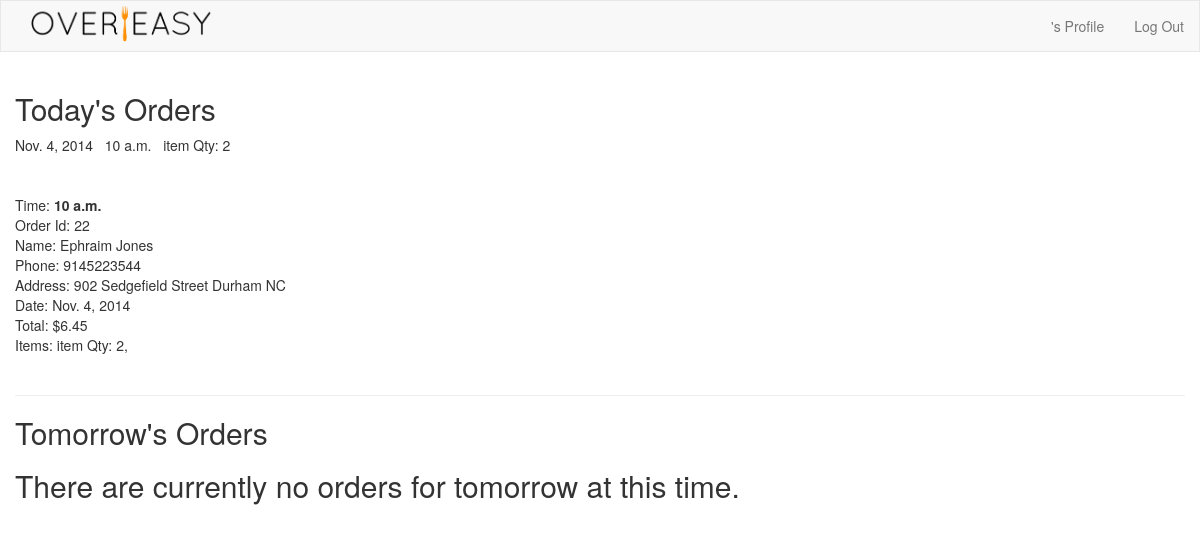
Screenshot of /kitchen/ (signed in) with the database file from the repository.
### orders/models.py (models this page shows, shortened)
class Order(models.Model):
	PENDING = 'PDG'
	DELIVERY = 'OUT'
	DELIVERED = 'DVD'
	STATUS = (
		(PENDING, 'PDG'),
		(DELIVERY, 'OUT'),
		(DELIVERED, 'DVD'),
		)
	profile = models.ForeignKey(UserProfile)
	total = models.IntegerField(default=0)
	entry = models.ForeignKey(Entry)
	date_placed = models.DateField(auto_now=True)
	time_placed = models.TimeField(auto_now=True)
	date_delivered = models.DateField(auto_now=True)
	time_delivered = models.TimeField(auto_now=True)
	status = models.CharField(max_length=3, choices=STATUS, default=PENDING)
	order_rating = models.IntegerField(default=0)
	def view_order_total_in_usd(self):
		self_str = str(self.total)
		cents = self_str[-2:]
		dollars = self_str[:-2]
		return "$" + dollars + "." + cents
	def get_all_item_names_for_order(self):
		ors = []
		for o in OrderItem.objects.filter(order=self):
			str_to_return = str(o.item.name) + " Qty: " + str(o.quantity)
			ors.append(str_to_return)
		return ors

### cal/models.py (models this page shows, shortened)
class Entry(models.Model):
	time = models.TimeField()
	date = models.DateField()
	original_capacity = models.IntegerField(default=2)
	available = models.IntegerField(default=2)
	demand = models.IntegerField(default=0)
	restaurant = models.ForeignKey(Restaurant)
	length = models.IntegerField(default=20)
	shutoff_hour = models.IntegerField(default=2)
	shutoff_min = models.IntegerField(default=0)
	'''
	def get_orders_for_entry(self):
		orders = []

		for o in Orders.objects.all():
			if (o.entry.id == self.id):
				orders.append(o)

		return orders
	'''

### users/models.py (models this page shows, shortened)
class UserProfile(models.Model):
	user = models.OneToOneField(User)
	address = models.CharField(max_length=50)
	city = models.CharField(max_length=50)
	state = models.CharField(max_length=30, choices=settings.US_STATES)
	phone = models.CharField(max_length=12)
	restaurant = models.ForeignKey(Restaurant)
	def get_address_string(self):
		space = " "
		address = str(self.address)
		city = str(self.city)
		state = str(self.state)
		return address + space + city + space + state

### kitchen/views.py (the view)
def view_kitchen(request):
	context = RequestContext(request)
	user = request.user
	able_to_access = False
	for p in StaffProfile.objects.all():
		if p.user == user:
			able_to_access = True
	if able_to_access:
		today = datetime.today().date()
		orders_to_display = []
		for entry in Entry.objects.filter(date=today).order_by('time'):
			for order in Order.objects.filter(entry=entry):
				orders_to_display.append(order)
		no_orders = False
		if len(orders_to_display) == 0:
			no_orders = True
		tomorrow = today + timedelta(days=1)
		orders_for_tomorrow = []
		for entry in Entry.objects.filter(date=tomorrow).order_by('time'):
			for order in Order.objects.filter(entry=entry):
				orders_for_tomorrow.append(order)
		no_orders_tomorrow = False
		if len(orders_for_tomorrow) == 0:
			no_orders_tomorrow = True
		return render_to_response(
			"kitchen.html",
			{
			'no_orders':no_orders,
			'no_orders_tomorrow':no_orders_tomorrow,
			'orders_to_display':orders_to_display,
			'orders_for_tomorrow':orders_for_tomorrow,
			},
			context)
	return HttpResponse("You are not credentialed to view this area.")

### kitchen/templates/kitchen.html (shortened to what this page needs)
{% extends 'cal_base.html' %}
{% block content %}
<h2>Today's Orders</h2>
{% if no_orders %}
<h2> There are currently no orders at this time.</h2>
{% else %}
<table>
{% for order in orders_to_display %}
<tr>
	<td>{{ order.entry.date }}</td>
	<td>&nbsp; &nbsp; </td>
	<td>{{ order.entry.time }}</td>
	<td>&nbsp; &nbsp; </td>
	<td>
		{% for item in order.get_all_item_names_for_order %}
		{{ item }} &nbsp;
		{% endfor %}
	</td>
</tr>
{% endfor %}
</table>
<br><br>
{% for order in orders_to_display %}
	Time: <b>{{ order.entry.time }}</b><br>
	Order Id: {{ order.id }}<br>
	Name: {{ order.profile.user.first_name }} {{ order.profile.user.last_name}}<br>
	Phone: {{ order.profile.phone }}<br>
	Address: {{ order.profile.get_address_string }}<br>
	Date: {{ order.entry.date }}<br>
	Total: {{ order.view_order_total_in_usd }}<br>
	Items:
	{% for item in order.get_all_item_names_for_order %}
	{{ item }},
	{% endfor %}<br><br><hr>
{% endfor %}
{% endif %}
<h2>Tomorrow's Orders</h2>
{% if no_orders_tomorrow %}
<h2> There are currently no orders for tomorrow at this time.</h2>
{% endif %}
{% endblock %}

### dormserv/static/css/overeasy.css (style rules this page uses)
* { -webkit-border-radius: 0 !important; -moz-border-radius: 0 !important; border-radius: 0 !important; }
body { -webkit-background-size: cover; -moz-background-size: cover; -o-background-size: cover; background-size: cover; }

### rows the page displays
Order: entry "Nov. 4, 2014", entry.time "10 a.m.", get_all_item_names_for_order "item Qty: 2", id "22", profile.user.first_name "Ephraim", profile.user.last_name "Jones", profile.phone "9145223544", profile.get_address_string "902 Sedgefield Street Durham NC", view_order_total_in_usd "$6.45", get_all_item_names_for_order "item Qty: 2"
